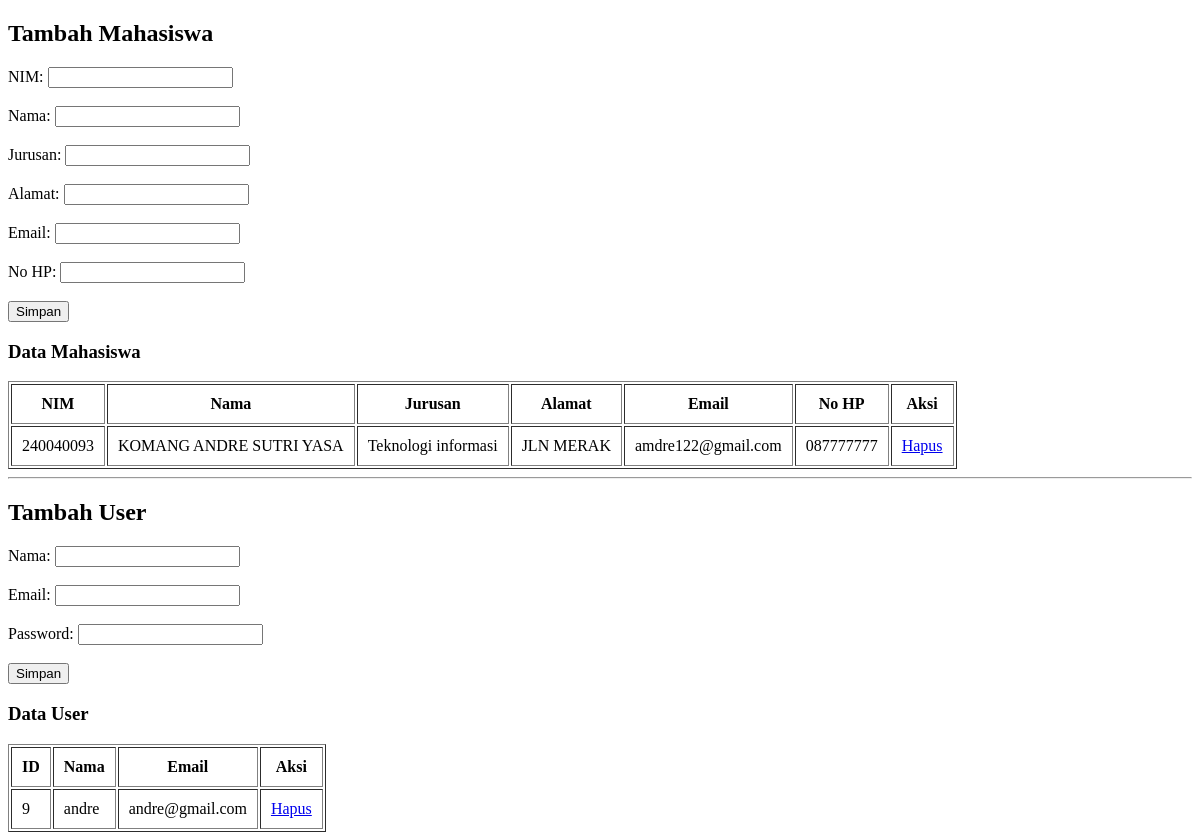
Before: / with the older database file.
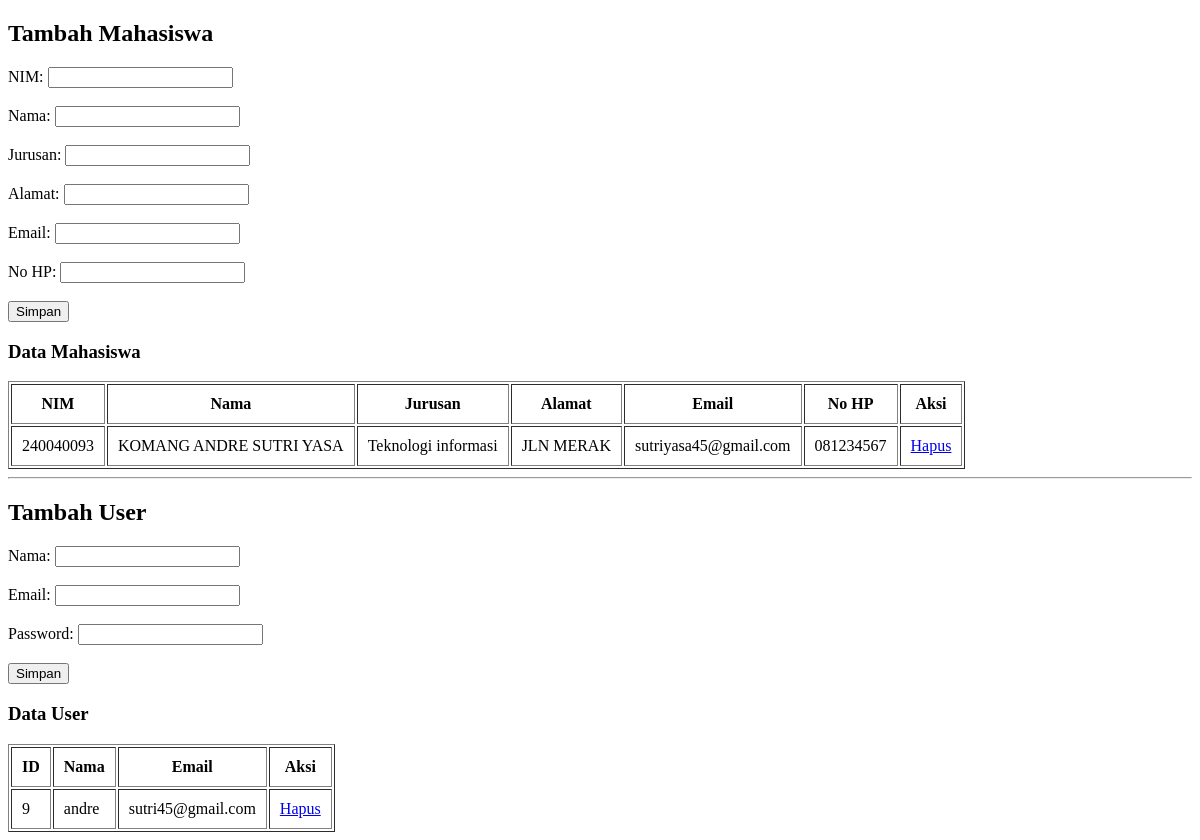
After: the same page with the newer database file.
### tables this page shows
CREATE TABLE `mahasiswa` (
  `nim` varchar(20) NOT NULL,
  `nama` varchar(100) DEFAULT NULL,
  `jurusan` varchar(100) DEFAULT NULL,
  `alamat` text DEFAULT NULL,
  `email` varchar(100) DEFAULT NULL,
  `no_hp` varchar(20) DEFAULT NULL
);

CREATE TABLE `users` (
  `id` int(11) NOT NULL,
  `nama` varchar(100) NOT NULL,
  `email` varchar(100) NOT NULL,
  `password` varchar(255) NOT NULL
);

### Database.php (called while the page is built, shortened)
<?php
class Database {
    protected function connect() {
        $host = "localhost";
        $user = "root";
        $pass = "";
        $db   = "web_db";
        $this->conn = new mysqli($host, $user, $pass, $db);
    }
}
?>

### mahasiswa.php (called while the page is built, shortened)
<?php
require_once __DIR__ . '/../config/Database.php';
class Mahasiswa extends Database {
    private $table = "mahasiswa";
    public function read() {
        $query = "SELECT * FROM $this->table";
        $result = $this->conn->query($query);
        $data = [];
        while ($row = $result->fetch_assoc()) {
            $data[] = $row;
        }
        return $data;
    }
}

### User.php (called while the page is built, shortened)
<?php
require_once __DIR__ . '/../config/Database.php';
class User extends Database {
    private $table = "users";
    public function read() {
        $query = "SELECT * FROM $this->table ORDER BY id DESC";
        $result = $this->conn->query($query);
        $data = [];
        while ($row = $result->fetch_assoc()) {
            $data[] = $row;
        }
        return $data;
    }
}
?>

### index.php (the view, shortened to what this page needs)
<?php
require_once 'classes/mahasiswa.php';
require_once 'classes/User.php';
$mhs = new Mahasiswa();
$user = new User();
$dataMhs = $mhs->read();
$dataUser = $user->read();
?>
<!DOCTYPE html>
<html>
<head>
</head>
<body>
<h2>Tambah Mahasiswa</h2>
<form method="POST">
    NIM: <input type="text" name="nim" required><br><br>
    Nama: <input type="text" name="nama" required><br><br>
    Jurusan: <input type="text" name="jurusan" required><br><br>
    Alamat: <input type="text" name="alamat" required><br><br>
    Email: <input type="email" name="email" required><br><br>
    No HP: <input type="text" name="no_hp" required><br><br>
    <button type="submit" name="tambah_mhs">Simpan</button>
</form>
<h3>Data Mahasiswa</h3>
<table border="1" cellpadding="10">
<tr>
    <th>NIM</th>
    <th>Nama</th>
    <th>Jurusan</th>
    <th>Alamat</th>
    <th>Email</th>
    <th>No HP</th>
    <th>Aksi</th>
</tr>
<?php if (!empty($dataMhs)): ?>
    <?php foreach ($dataMhs as $row): ?>
    <tr>
        <td><?= $row['nim'] ?></td>
        <td><?= $row['nama'] ?></td>
        <td><?= $row['jurusan'] ?></td>
        <td><?= $row['alamat'] ?></td>
        <td><?= $row['email'] ?></td>
        <td><?= $row['no_hp'] ?></td>
        <td>
            <a href="?hapus_mhs=<?= $row['nim'] ?>" onclick="return confirm('Hapus?')">Hapus</a>
        </td>
    </tr>
    <?php endforeach; ?>
<?php else: ?>
    <tr><td colspan="7">Data mahasiswa kosong</td></tr>
<?php endif; ?>
</table>
<hr>
<h2>Tambah User</h2>
<form method="POST">
    Nama: <input type="text" name="nama" required><br><br>
    Email: <input type="email" name="email" required><br><br>
    Password: <input type="password" name="password" required><br><br>
    <button type="submit" name="tambah_user">Simpan</button>
</form>
<h3>Data User</h3>
<table border="1" cellpadding="10">
<tr>
    <th>ID</th>
    <th>Nama</th>
    <th>Email</th>
    <th>Aksi</th>
</tr>
<?php if (!empty($dataUser)): ?>
    <?php foreach ($dataUser as $row): ?>
    <tr>
        <td><?= $row['id'] ?></td>
        <td><?= $row['nama'] ?></td>
        <td><?= $row['email'] ?></td>
        <td>
            <a href="?hapus_user=<?= $row['id'] ?>" onclick="return confirm('Hapus user?')">Hapus</a>
        </td>
    </tr>
    <?php endforeach; ?>
<?php else: ?>
    <tr><td colspan="5">Data user kosong</td></tr>
<?php endif; ?>
</table>
</body>
</html>

Changed rows visible on the page:
changed mahasiswa "KOMANG ANDRE SUTRI YASA": email "amdre122@gmail.com" → "sutriyasa45@gmail.com"; no_hp "087777777" → "081234567"
changed users "andre": email "andre@gmail.com" → "sutri45@gmail.com"
